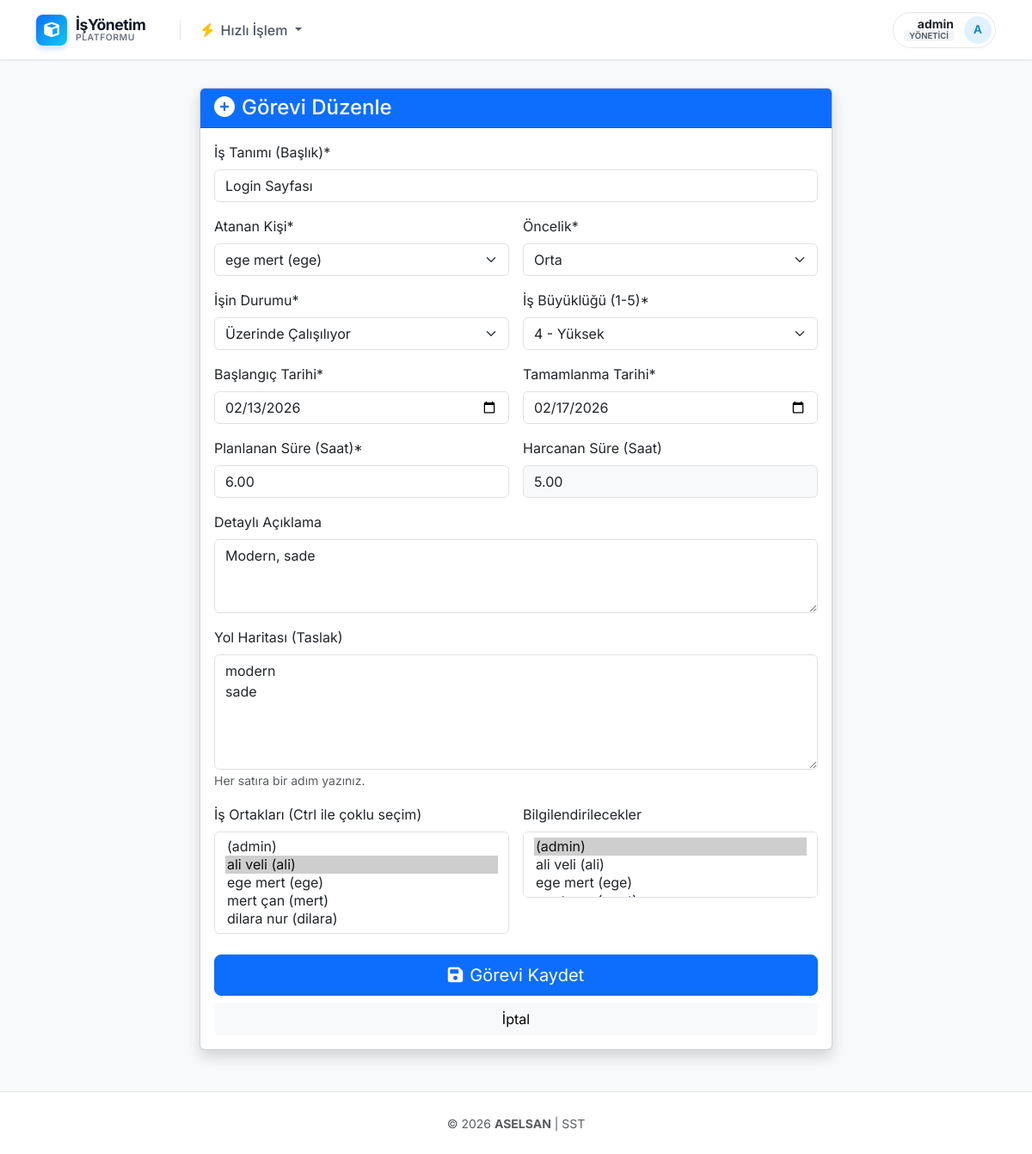
The page /task/7/edit/ (signed in) on the database its author committed.
### core/models.py (models this page shows, shortened)
class CustomUser(AbstractUser):
    ROLE_CHOICES = (
        ('employee', 'Çalışan'),
        ('manager', 'Ekip Yöneticisi'),
    )
    TEAM_CHOICES = (
        ('team1', 'Yazılım Geliştirme Ekibi'),
        ('team2', 'Test ve Kalite Ekibi'),
        ('team3', 'DevOps Ekibi'),
    )
    role = models.CharField(max_length=20, choices=ROLE_CHOICES, default='employee', verbose_name='Rolü')
    title = models.CharField(max_length=100, verbose_name='Unvan / Sicil Bilgisi', blank=True)
    team = models.CharField(max_length=50, choices=TEAM_CHOICES, verbose_name='Ekip', blank=True, null=True)
    def __str__(self):
        return f"{self.first_name} {self.last_name} ({self.username})"
    class Meta:
        verbose_name = 'Kullanıcı'
        verbose_name_plural = 'Kullanıcılar'

class Task(models.Model):
    PRIORITY_CHOICES = (
        ('yuksek', 'Yüksek'),
        ('orta', 'Orta'),
        ('dusuk', 'Düşük'),
    )
    STATUS_CHOICES = (
        ('baslanmadi', 'Başlanmadı'),
        ('calisiliyor', 'Üzerinde Çalışılıyor'),
        ('duraklatildi', 'Duraklatıldı'),
        ('tamamlandi', 'Tamamlandı'),
        ('iptal', 'İptal Edildi'),
    )
    SIZE_CHOICES = (
        (1, '1 - En Düşük'),
        (2, '2 - Düşük'),
        (3, '3 - Orta'),
        (4, '4 - Yüksek'),
        (5, '5 - En Yüksek'),
    )
    title = models.CharField(max_length=200, verbose_name='İş Tanımı')
    description = models.TextField(verbose_name='Detaylı Açıklama', blank=True)
    priority = models.CharField(max_length=20, choices=PRIORITY_CHOICES, verbose_name='Öncelik')
    status = models.CharField(max_length=20, choices=STATUS_CHOICES, default='baslanmadi', verbose_name='İşin Durumu')
    size = models.IntegerField(choices=SIZE_CHOICES, verbose_name='İş Büyüklüğü (1-5)')
    start_date = models.DateField(verbose_name='Başlangıç Tarihi')
    due_date = models.DateField(verbose_name='Tamamlanma Tarihi')
    created_at = models.DateTimeField(auto_now_add=True, verbose_name='Oluşturulma Zamanı')
    updated_at = models.DateTimeField(auto_now=True, verbose_name='Son Güncelleme')
    created_by = models.ForeignKey(CustomUser, on_delete=models.CASCADE, related_name='created_tasks', verbose_name='Oluşturan Yönetici')
    assigned_to = models.ForeignKey(CustomUser, on_delete=models.CASCADE, related_name='assigned_tasks', verbose_name='Atanan Çalışan')
    partners = models.ManyToManyField(CustomUser, related_name='partner_tasks', blank=True, verbose_name='İş Ortakları')
    informees = models.ManyToManyField(CustomUser, related_name='informed_tasks', blank=True, verbose_name='Bilgilendirilecek Kişiler')
    planned_hours = models.DecimalField(max_digits=6, decimal_places=2, verbose_name='Planlanan Süre (Saat)')
    spent_hours = models.DecimalField(max_digits=6, decimal_places=2, default=0, verbose_name='Harcanan Süre (Saat)')
    class Meta:
        verbose_name = 'Görev'
        verbose_name_plural = 'Görevler'
        ordering = ['-created_at']

### core/views.py (the view)
# urls.py: path('task/<int:pk>/edit/', views.update_task, name='update_task'),
@login_required
def update_task(request, pk):
    task = get_object_or_404(Task, pk=pk)
    is_partner = task.partners.filter(id=request.user.id).exists()
    if request.user.role == 'employee' and task.assigned_to != request.user and not is_partner:
         messages.error(request, "Bu görevi düzenleme yetkiniz yok!")
         return redirect('home')
    if request.method == 'POST':
        form = TaskForm(request.POST, instance=task, user=request.user)
        if form.is_valid():
            task = form.save()
            roadmap_text = form.cleaned_data.get('roadmap_summary')
            if roadmap_text:
                task.roadmap.all().delete()
                steps = roadmap_text.split('\n')
                for i, step in enumerate(steps, 1):
                    if step.strip():
                        RoadmapItem.objects.create(task=task, order=i, description=step.strip())
            recipients = [task.created_by.email]
            if task.assigned_to != request.user: recipients.append(task.assigned_to.email)
            recipients.extend([p.email for p in task.partners.all() if p.email])
            recipients.extend([p.email for p in task.informees.all() if p.email])
            if recipients:
                send_mail(
                    f'Görev Güncellendi: {task.title}',
                    f"'{task.title}' görevinde güncelleme yapıldı.",
                    settings.DEFAULT_FROM_EMAIL,
                    list(set(recipients)),
                    fail_silently=True
                )
            messages.success(request, 'Görev başarıyla güncellendi.')
            return redirect('task_detail', pk=task.pk)
    else:
        initial_roadmap = "".join([f"{item.description}\n" for item in task.roadmap.all()])
        form = TaskForm(instance=task, user=request.user, initial={'roadmap_summary': initial_roadmap})
    return render(request, 'task_form.html', {'form': form, 'page_title': 'Görevi Düzenle'})

### templates/task_form.html (shortened to what this page needs)
{% extends 'base.html' %}
{% block content %}
<div class="row justify-content-center">
    <div class="col-md-8">
        <div class="card shadow">
            <div class="card-header bg-primary text-white">
                <h4 class="mb-0"><i class="fas fa-plus-circle me-2"></i>{{ page_title }}</h4>
            </div>
            <div class="card-body">
                <form method="post">
                    <div class="row g-3">
                        <div class="col-12">
                            <label class="form-label">İş Tanımı (Başlık)*</label>
                            {{ form.title }}
                        </div>
                        <div class="col-md-6">
                            <label class="form-label">Atanan Kişi*</label>
                            {{ form.assigned_to }}
                        </div>
                        <div class="col-md-6">
                            <label class="form-label">Öncelik*</label>
                            {{ form.priority }}
                        </div>
                        <div class="col-md-6">
                            <label class="form-label">İşin Durumu*</label>
                            {{ form.status }}
                        </div>
                        <div class="col-md-6">
                            <label class="form-label">İş Büyüklüğü (1-5)*</label>
                            {{ form.size }}
                        </div>
                        <div class="col-md-6">
                            <label class="form-label">Başlangıç Tarihi*</label>
                            {{ form.start_date }}
                        </div>
                        <div class="col-md-6">
                            <label class="form-label">Tamamlanma Tarihi*</label>
                            {{ form.due_date }}
                        </div>
                        <div class="col-md-6">
                            <label class="form-label">Planlanan Süre (Saat)*</label>
                            {{ form.planned_hours }}
                        </div>
                        <div class="col-md-6">
                            <label class="form-label">Harcanan Süre (Saat)</label>
                            {{ form.spent_hours }}
                        </div>
                        <div class="col-12">
                            <label class="form-label">Detaylı Açıklama</label>
                            {{ form.description }}
                        </div>
                        <div class="col-12">
                            <label class="form-label">Yol Haritası (Taslak)</label>
                            {{ form.roadmap_summary }}
                            <small class="text-muted">Her satıra bir adım yazınız.</small>
                        </div>
                        <div class="col-md-6">
                            <label class="form-label">İş Ortakları (Ctrl ile çoklu seçim)</label>
                            {{ form.partners }}
                        </div>
                         <div class="col-md-6">
                            <label class="form-label">Bilgilendirilecekler</label>
                            {{ form.informees }}
                        </div>
                    </div>
                    <div class="d-grid gap-2 mt-4">
                        <button type="submit" class="btn btn-primary btn-lg">
                            <i class="fas fa-save me-2"></i>Görevi Kaydet
                        </button>
                        <a href="{% url 'home' %}" class="btn btn-light">İptal</a>
                    </div>
                </form>
            </div>
        </div>
    </div>
</div>
{% endblock %}

### templates/base.html (shortened to what this page needs)
<!DOCTYPE html>
<html lang="tr">
<head>
    <link href="https://cdn.jsdelivr.net/npm/bootstrap@5.3.0/dist/css/bootstrap.min.css" rel="stylesheet">
    <link rel="stylesheet" href="https://cdnjs.cloudflare.com/ajax/libs/font-awesome/6.4.0/css/all.min.css">
</head>
<body>
    <nav class="navbar navbar-expand-lg sticky-top">
        <div class="container">
            <a class="navbar-brand" href="{% url 'home' %}">
                <div class="brand-icon">
                    <i class="fas fa-cube"></i>
                </div>
                <div class="brand-text">
                    <span class="brand-title">İşYönetim</span>
                    <span class="brand-subtitle">PLATFORMU</span>
                </div>
            </a>
            <div class="collapse navbar-collapse" id="navbarNav">
                {% if user.is_authenticated %}
                <ul class="navbar-nav me-auto">
                    <li class="nav-item dropdown">
                        <a class="nav-link dropdown-toggle" href="#" role="button" data-bs-toggle="dropdown">
                            <i class="fas fa-bolt text-warning me-1"></i> Hızlı İşlem
                        </a>
                    </li>
                </ul>
                {% endif %}
                <ul class="navbar-nav ms-auto align-items-center">
                    {% if user.is_authenticated %}
                        <li class="nav-item dropdown">
                            <div class="user-profile-btn" data-bs-toggle="dropdown" aria-expanded="false">
                                <div class="d-flex flex-column align-items-end lh-1 me-1">
                                    <span class="fw-bold small text-dark">{{ user.get_full_name|default:user.username }}</span>
                                    <span class="role-badge" style="font-size: 0.6rem;">
                                        {% if user.role == 'manager' %}Yönetici{% else %}Çalışan{% endif %}
                                    </span>
                                </div>
                                <div class="user-avatar">
                                    {{ user.first_name|first|default:user.username|first|upper }}
                                </div>
                            </div>
                        </li>
                    {% endif %}
                </ul>
            </div>
        </div>
    </nav>
    <div class="container main-container">
        {% block content %}
        {% endblock %}
    </div>
    <footer class="py-4 mt-auto bg-white border-top">
        <div class="container text-center">
            <small class="text-muted">
                &copy; 2026 <strong>ASELSAN</strong> | SST
            </small>
        </div>
    </footer>
</body>
</html>

### templates/base.html (style rules this page uses)
:root { --primary-color: #0d6efd; --primary-hover: #0b5ed7; --secondary-bg: #f8f9fa; --text-dark: #1f2937; --navbar-height: 70px; }
body { background-color: var(--secondary-bg); font-family: 'Inter', sans-serif; color: var(--text-dark); display: flex; flex-direction: column; min-height: 100vh; }
.navbar { background-color: #ffffff; height: var(--navbar-height); box-shadow: 0 1px 2px 0 rgba(0, 0, 0, 0.05); border-bottom: 1px solid #e5e7eb; }
.navbar-brand { display: flex; align-items: center; gap: 10px; padding: 0; margin-right: 1.5rem; text-decoration: none; }
.brand-icon { width: 36px; height: 36px; background: linear-gradient(135deg, #0d6efd, #0dcaf0); color: white; border-radius: 8px; display: flex; align-items: center; justify-content: center; font-size: 1.1rem; box-shadow: 0 4px 6px rgba(13, 110, 253, 0.2); }
.brand-text { display: flex; flex-direction: column; line-height: 1.1; }
.brand-title { font-weight: 700; font-size: 1.1rem; color: #111827; letter-spacing: -0.025em; }
.brand-subtitle { font-size: 0.65rem; font-weight: 600; text-transform: uppercase; color: #6b7280; letter-spacing: 0.05em; }
.nav-link { font-weight: 500; color: #4b5563; padding: 0.5rem 1rem; border-radius: 6px; transition: all 0.2s; }
.user-profile-btn { background-color: transparent; border: 1px solid #e5e7eb; border-radius: 50px; padding: 4px 4px 4px 12px; display: flex; align-items: center; gap: 8px; transition: all 0.2s; cursor: pointer; }
.user-avatar { width: 32px; height: 32px; background-color: #e0f2fe; color: #0284c7; border-radius: 50%; display: flex; align-items: center; justify-content: center; font-size: 0.85rem; font-weight: 600; }
.role-badge { font-size: 0.65rem; padding: 2px 6px; border-radius: 4px; background-color: #f3f4f6; color: #4b5563; font-weight: 600; text-transform: uppercase; }
.main-container { flex: 1; padding-top: 2rem; padding-bottom: 3rem; }

### rows shown on the page
CustomUser: get_full_name "admin", first_name|first "A"
Task: title "Login Sayfası", assigned_to "ege mert (ege)", priority "Orta", status "Üzerinde Çalışılıyor", size "4 - Yüksek", start_date "02/13/2026", due_date "02/17/2026", planned_hours "6.00", spent_hours "5.00", description "Modern, sade"

### other values the page prints
{{ page_title }} "Görevi Düzenle"
